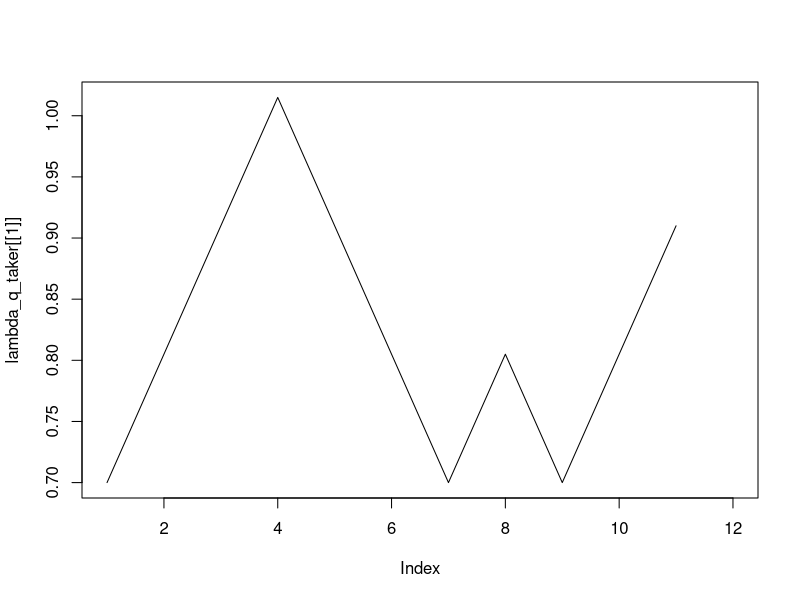
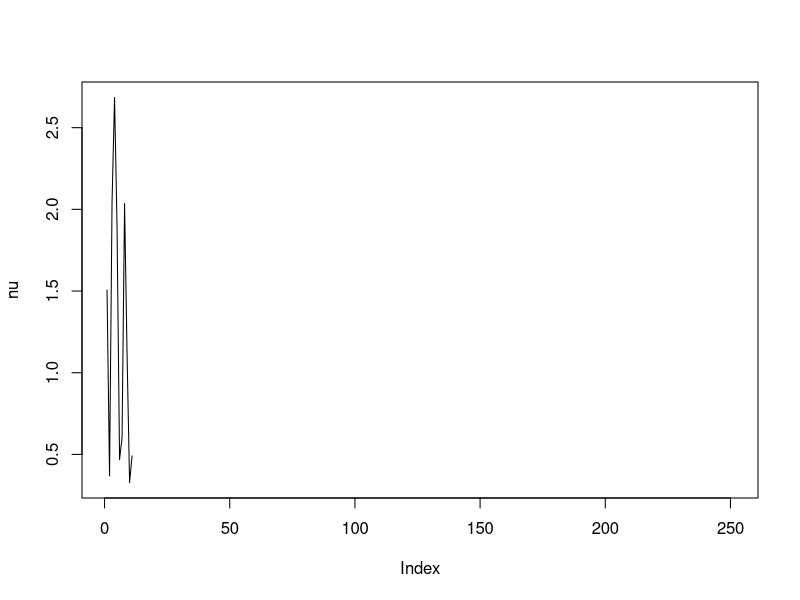

Write the R code that produced these figures, in order. (Note: a time limit stopped this script after it produced the figures.)

# To do: CALIBRATION using Lux SMC

# Done: 1. Initialized LOB
      # 2. Simulated LOB for 250 time steps
      # 3. Calculated the mid-price at the end of each time step
      # 4. midprice will be used for callibration


# Steps taken to achieve this:
      # A) SIMULATED PRICE of LOs:
          # 1. q_taker (Mean reverting random walk - depends on delta_s)
          # 2. lambda(t) (depends on q_taker (MC simulations and current), C_lam and lambda0)
          # 3. nu(t) (exponetial lambda(t) R.V.)
          # 4. The Limit Order Book (Buy and Ask side with pb and pa = best bid and ask, respectively)

      # B) SIMULATED QUANTITY of LOs and MOs 
        # 1. Simulate a number of LIMIT orders in each time period (depending on N_a and alpha)
        # 2. Then, Initialize the order book for 10 MC steps with only LOs hitting the LOB
        # 3. Execute MOs

      # C) Simulated Entire Order Book for 250 time steps


###################################################################
# PRICE
    # lambda(t) = current mkt depth
            # lambda0 = init placement depth param
            # C_lam = integer param
            # <[q_taker - 0.5]^2> = iterate q_taker for 10^5 MC steps
            # and take mean of [q_taker - 0.5]^2


    # nu = [-lambda(t)ln(u)], where U~U(0,1)
    # p_b = best bid
    # p_a = best ask


    # p_LB = price of limit buy order
    #      = p_a - 1 - nu
    # p_LS = price of limit sell order
    #      = p_b + 1 + nu

# NUMBER of LOs:
  # N_A = num. liquidity providers = Number of Liquidity Suppliers
  # alpha = frequency of LOs
  # for every MC step [alpha*N_A] LOs of SIZE 1
  # buy order wp q_provider = 0.5


#################################################################

# Simulating the mean reverting q_taker process

delta_s = 0.0328       # incremental change in probability of market buy order
TimeHorizon = 250    # number of MC steps
q_taker0 = 0.5      # initial market order buy probability is set to half
mean_q = 0.5        # mean with which the mean reverting random walk reverts to 

# Here the market buy order probability evolves over time.
# It is a mean reverting random walk with stepsize delta_s, mean of 0.5
# and mean reversion probability of 0.5 + |q - 0.5|
  
q_taker_evolve = function(TimeHorizon, mean_q, q_taker0, delta_s){
  q_taker_sim = q_taker0  # setting up the market order buy probability vector
  for (i in 1:TimeHorizon){
    mean_rev_prob = mean_q + abs(q_taker_sim[i] - mean_q)
    u01 = runif(n=1,0,1)
    if (q_taker_sim[i] < mean_q){                  # below the mean
      if (u01 < mean_rev_prob){
        q_taker_sim[i+1] = q_taker_sim[i]+delta_s
      }
      else{
        q_taker_sim[i+1] = q_taker_sim[i]-delta_s
      }
    } 
    else{                                   # above the mean
      if (u01 < mean_rev_prob){
        q_taker_sim[i+1] = q_taker_sim[i]-delta_s
      }
      else{
        q_taker_sim[i+1] = q_taker_sim[i]+delta_s
      }
    }
  }
  return(q_taker_sim)
}

q_taker = q_taker_evolve(TimeHorizon, mean_q, q_taker0, delta_s)

# Now we want to estimate an evolving lambda:

# For each lambda(t) we require 10^5 MC simulations of q_taker
# then take the mean of (qtaker - 0.5)^2
Monte_Carlo_q_taker = function(num_steps = 10^5, TimeHorizon, mean_q, q_taker0, delta_s){
  MC_q = c()
  for (j in 1:num_steps){
    q_taker_store = q_taker_evolve(TimeHorizon, mean_q, q_taker0, delta_s)
    MC_q[j] = (q_taker_store[TimeHorizon+1]-0.5)^2
  }
  return(mean(MC_q))
}

lambda0 = 0.7 # initial value of lambda
C_lam = 0.15

lambda_generate = function(lambda0, C_lam, mean_q, q_taker0, delta_s, Num_orders){
  lambda = lambda0
  q_taker = q_taker_evolve(TimeHorizon = Num_orders, mean_q, q_taker0, delta_s)

  for (k in 1:((Num_orders+1))){
    mean_MC_q = Monte_Carlo_q_taker(num_steps=10^5, TimeHorizon=1, mean_q, q_taker0, delta_s)
    lambda[k+1] = lambda0*(1 + abs(q_taker[k+1]-0.5)/sqrt(mean_MC_q) * C_lam)
  }
  return(list(lambda, q_taker))
}

lambda_q_taker = lambda_generate(lambda0, C_lam, mean_q, q_taker0, delta_s, Num_orders=10)
plot(lambda_q_taker[[1]], type="l")

# now we want to simulate nu: exponentially distributed random number

nu_for_price = function(TimeHorizon, lambda){
  nu = c()
  for (k in 1:(TimeHorizon+1)){
    uniform = runif(n=1, 0,1)
    nu[k] = -lambda[k]*log(uniform)
  }
  return(nu)
}

nu = nu_for_price(TimeHorizon, lambda_q_taker[[1]])
plot(nu, type="l")

###################################################
# Create a limit buy and limit sell order book
# create a limit buy order book

library(dplyr)
create_LOB_0 = function(){ # requires dplyr
  p0 = 100; pb = p0; pa = p0

  Limit_Buy_init = as.data.frame(c(pb))
  colnames(Limit_Buy_init) = "price"

  Limit_Buy_Book = Limit_Buy_init%>%
    group_by(price) %>%
    summarise(count = n())

  Limit_Ask_init = as.data.frame(c(pa))
  colnames(Limit_Ask_init) = "price"

  Limit_Ask_Book = Limit_Ask_init%>%
    group_by(price) %>%
    summarise(count = n())

  myLO_Books = list(Limit_Buy_Book, Limit_Buy_Book)
  
  return(myLO_Books)
}
LOB_0 = create_LOB_0()
#######################################

# function to determine the price of the limit order 
# NB! given the current LO book with corresponding best ask (bid) price (for limit buy (sell) orders)
# and given current nu: defined nu_k

q_provider = 0.5
nu_k = nu_for_price(1, lambda_q_taker[[1]])

update_LOB_aftereach_LO = function(q_provider, myLO_Books, nu_k){
  Limit_Buy_Book = myLO_Books[[1]]
  Limit_Ask_Book = myLO_Books[[2]]
  uniform = runif(1, 0, 1)
  if (uniform < q_provider){ # we have a buy order
    LO_price = round(Limit_Ask_Book[1,1][[1]] - 1 - nu_k, 2) # round to 2 cents
    LOs = rep(Limit_Buy_Book$price, Limit_Buy_Book$count)
    Limit_Buy_Book = as.data.frame(c(LOs, LO_price))
    colnames(Limit_Buy_Book) = "price"
    Limit_Buy_Book = Limit_Buy_Book%>%
      group_by(price) %>%
      summarise(count = n()) 
  } else{ # we have a limit order
    LO_price = round(Limit_Buy_Book[nrow(Limit_Buy_Book),1][[1]] + 1 + nu_k, 2) # round to cents
    LOs = rep(Limit_Ask_Book$price, Limit_Ask_Book$count)
    Limit_Ask_Book = as.data.frame(c(LOs, LO_price))
    colnames(Limit_Ask_Book) = "price"
    Limit_Ask_Book = Limit_Ask_Book%>%
      group_by(price) %>%
      summarise(count = n()) 
  }
  return(list(Limit_Buy_Book, Limit_Ask_Book))
}

myLO_Books = update_LOB_aftereach_LO(q_provider, myLO_Books = LOB_0, nu_k= 0.5)

#################################################################################

# LIMIT ORDER FREQUENCYs

Na = 250 # Number of liquidity providers
alpha = 0.15 # frequency of MOs or LOs

Num_orders = floor(Na*alpha)

#################################################################################

# Need to create/initialize the LOB using 10 MC steps where only LOs can be placed

init_LOB = function(Na, alpha, LOB_0, q_provider, lambda0, C_lam, mean_q, q_taker0, delta_s){
  # initialize: Fill the order book before the commencement of actual trading.
  # generate and insert initial limit orders for 10 
  # Monte Carlo steps
  # The number of orders inserted depends on the number of traders, N_A, and frequency of limit orders, alpha, stored in simRun.
  # After the completion of initialization, the modified PreisModel
  # object is returned.
  
  # Generate Initial Orders for 10 MC steps
  num_LOs = 10*floor(Na*alpha) # 10 x number of LOs in each MC step
  
  # Generate lambda to obtain nu for each LO
  lambda_q_taker = lambda_generate(lambda0, C_lam, mean_q, q_taker0,delta_s, Num_orders = num_LOs) # SLOW
  lambda = lambda_q_taker[[1]]
  nu_k = nu_for_price(TimeHorizon = num_LOs, lambda)
  
  # For each LO, update LOB using nu and best ask and best bid
  myLO_Books = LOB_0
  for (i in 1:num_LOs){
    myLO_Books = update_LOB_aftereach_LO(q_provider, myLO_Books, nu_k = nu_k[i])
  }
  return(myLO_Books)
}

LOB_0 = create_LOB_0()
myLO_Books = init_LOB(Na, alpha, LOB_0, q_provider, lambda0, C_lam, mean_q, q_taker0, delta_s)
myLOB_init = myLO_Books
########################################################################

# Next we need a function that executes a single MO
# for each MC step there are [mu*Na] MOs
# probability MO = buy order = q_taker (which is not fixed - changes each MC step
# However, qtaker is fixed for all MOs in each time step --> qtaker(t)

q_taker_k = q_taker[10]
# Function to execute a single MO
execute_single_MO = function(q_taker_k, myLO_Books){
  u = runif(1, min=0, max=1)
  if (u < q_taker_k){ # market buy order hits best ask
    myLO_Books[[2]][1,2] = myLO_Books[[2]][1,2] - 1 # subtract 1 from count of best ask
    myLO_Books[[2]] = myLO_Books[[2]][myLO_Books[[2]]$count !=0, ] # get rid of rows with 0 count
  }else{ # market sell order hits best bid
    myLO_Books[[1]][nrow(myLO_Books[[1]]),2] = myLO_Books[[1]][nrow(myLO_Books[[1]]),2] - 1 # subtract 1 from count of best ask
    myLO_Books[[1]] = myLO_Books[[1]][myLO_Books[[1]]$count !=0, ] # get rid of rows with 0 count
  }
  return(myLO_Books)
}

mu = 0.0067
# function to execute all MOs in a single time step --> [Na*mu] MOs
execute_MOs_1timestep = function(myLO_Books, q_taker_k, Na, mu){
  num_MOs = floor(Na*mu)
  for (k in 1:num_MOs){
    myLO_Books = execute_single_MO(q_taker_k, myLO_Books)
  }
  return(myLO_Books)
}

myLO_Books= execute_MOs_1timestep(myLO_Books, q_taker_k, Na, mu)

####################################################################

# Now I have a function which executes MOs each time step and
# a function which executes single LOs

# So, we need a function which excutes [Na*alpha] LOs FIRST
# then the MOs 
# in each timestep
# and then returns the new LOB

LO_MO_1timestep = function(Na, alpha,mu, myLO_Books, q_provider,
                           lambda_t, nu_t, q_taker_t){
  # 1. LOs hit LOB
  num_LOs = floor(Na*alpha) # number of LOs
  for (k in 1:num_LOs){ # update LOB for each LO in the time step
    myLO_Books = update_LOB_aftereach_LO(q_provider, myLO_Books, nu_t)
  }
  
  # 2. MOs hit LOB
  myLO_Books = execute_MOs_1timestep(myLO_Books, q_taker_t, Na, mu)
  
  return(myLO_Books)
}



######################################################################

# Now that we have an algorithm which executes all LOs and then MOs in a SINGLE TIME STEP
# we need a function that executes all LOs and MO
# and returns the mid-price which is the time series that will be used to calibrate the model

Sim_OB = function(lambda0, C_lam, mean_q, q_taker0, delta_s, TimeHorizon, Na, alpha, mu, myLOB_init, q_provider){
  lambda_q_taker = lambda_generate(lambda0, C_lam, mean_q, q_taker0, delta_s, Num_orders = TimeHorizon)
  lambda = lambda_q_taker[[1]]
  q_taker = lambda_q_taker[[2]]
  nu = nu_for_price(TimeHorizon = TimeHorizon, lambda)
  
  myLO_Books = myLOB_init
  midprice = c()
  
  for (t in 1:TimeHorizon){
    lambda_t = lambda[t]; nu_t = nu[t]; q_taker_t = q_taker[t]
    myLO_Books = LO_MO_1timestep(Na, alpha, mu, myLO_Books, q_provider,
                                            lambda_t, nu_t, q_taker_t)
    midprice[t] = 0.5 * (myLO_Books[[1]]$price[nrow(myLO_Books[[1]])]+myLO_Books[[2]]$price[1]) # calculate the mid-price each time step
  }
  
  return(list(myLO_Books, midprice))
}


simLOB = Sim_OB(lambda0, C_lam, mean_q, q_taker0, delta_s, TimeHorizon=250, Na, alpha, mu, myLOB_init, q_provider)
sim.midprice = simLOB[[2]]
plot(sim.midprice, type = "l")
simLOB[[1]]
####################################################################

#
